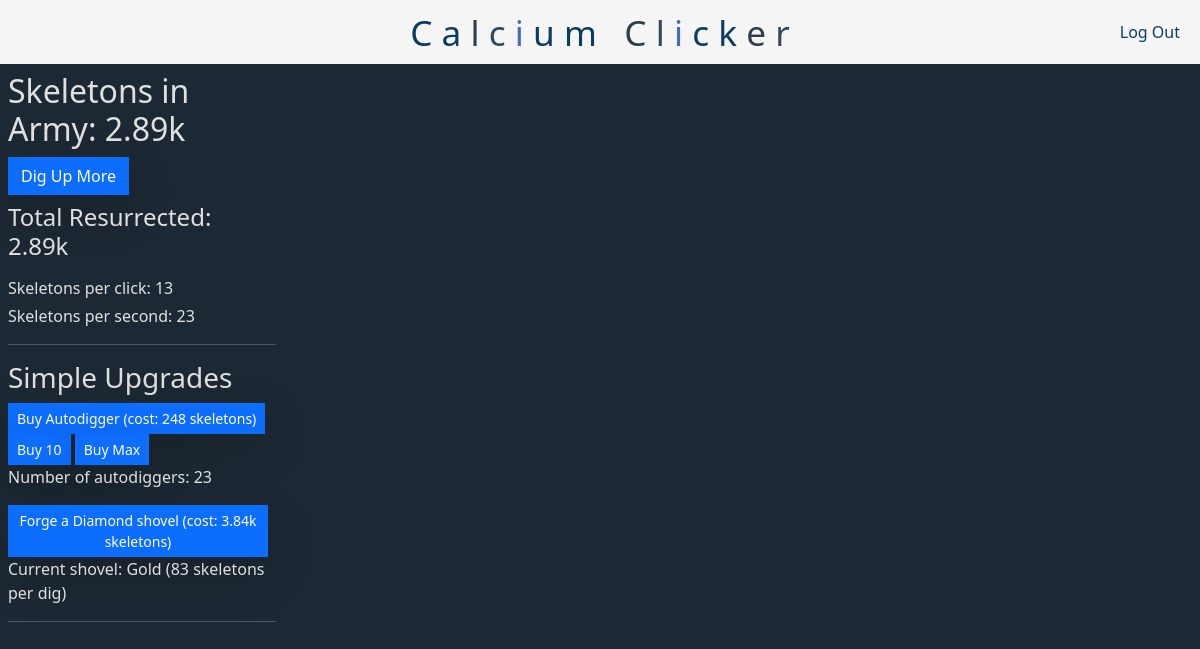
Page / (signed in) on the committed database.
### tables this page shows
CREATE TABLE users (
    id INTEGER PRIMARY KEY AUTOINCREMENT NOT NULL,
    username TEXT NOT NULL,
    hash TEXT NOT NULL,
    skeletonCount INTEGER NOT NULL DEFAULT 0,
    totalSkeletons INTEGER NOT NULL DEFAULT 0
);

CREATE TABLE simple_upgrades (
    id INTEGER PRIMARY KEY AUTOINCREMENT NOT NULL,
    user_id INTEGER NOT NULL,
    curShovel INTEGER NOT NULL DEFAULT 0,
    shovelCost INTEGER NOT NULL DEFAULT 100,
    numAutodiggers INTEGER NOT NULL DEFAULT 0,
    autodiggerCost INTEGER NOT NULL DEFAULT 10,
    FOREIGN KEY (user_id) REFERENCES users(id) ON DELETE CASCADE
);

### app.py (the view)
@app.route("/", methods=["GET"])
@login_required
def index():
    userData = db.execute("""
        SELECT users.skeletonCount, users.totalSkeletons,
               simple_upgrades.curShovel, simple_upgrades.shovelCost, simple_upgrades.numAutodiggers, simple_upgrades.autodiggerCost,
               stats.skeletonsPerClick, stats.skeletonsPerSecond
        FROM users
        JOIN simple_upgrades ON users.id = simple_upgrades.user_id
        JOIN stats ON users.id = stats.user_id
        WHERE users.id = ?
    """, session["user_id"])[0]
    skeletonCount = userData["skeletonCount"]
    totalSkeletons = userData["totalSkeletons"]
    curShovel = userData["curShovel"]
    shovelCost = userData["shovelCost"]
    numAutodiggers = userData["numAutodiggers"]
    autodiggerCost = userData["autodiggerCost"]
    skeletonsPerClick = userData["skeletonsPerClick"]
    skeletonsPerSecond = userData["skeletonsPerSecond"]
    return render_template("index.html",
                           skeletonCount=skeletonCount,
                           totalSkeletons=totalSkeletons,
                           curShovel=curShovel,
                           shovelCost=shovelCost,
                           numAutodiggers=numAutodiggers,
                           autodiggerCost=autodiggerCost,
                           skeletonsPerClick=skeletonsPerClick,
                           skeletonsPerSecond=skeletonsPerSecond,
                           shovels=shovels,
                           maxShovel=maxShovel)

### app.py (called while the page is built)
@app.after_request
def after_request(response):
    response.headers["Cache-Control"] = "no-cache, no-store, must-revalidate"
    response.headers["Expires"] = 0
    response.headers["Pragma"] = "no-cache"
    return response

### helpers.py (called while the page is built)
def login_required(f):
    @wraps(f)
    def decorated_function(*args, **kwargs):
        if session.get("user_id") is None:
            return redirect("/login")
        return f(*args, **kwargs)
    return decorated_function

def formatNumberSuffix(num):
    if num >= 1_000_000_000_000_000_000_000_000_000:
        return f"{num / 1_000_000_000_000_000_000_000_000_000:.2f}o"
    elif num >= 1_000_000_000_000_000_000_000_000:
        return f"{num / 1_000_000_000_000_000_000_000_000:.2f}S"
    elif num >= 1_000_000_000_000_000_000_000:
        return f"{num / 1_000_000_000_000_000_000_000:.2f}s"
    elif num >= 1_000_000_000_000_000_000:
        return f"{num / 1_000_000_000_000_000_000:.2f}Q"
    elif num >= 1_000_000_000_000_000:
        return f"{num / 1_000_000_000_000_000:.2f}q"
    elif num >= 1_000_000_000_000:
        return f"{num / 1_000_000_000_000:.2f}t"
    elif num >= 1_000_000_000:
        return f"{num / 1_000_000_000:.2f}b"
    elif num >= 1_000_000:
        return f"{num / 1_000_000:.2f}m"
    elif num >= 1_000:
        return f"{num / 1_000:.2f}k"
    else:
        return str(num)

def shovelSkeletonsPerClick(curShovel, baseValue=10, polyPower=1.5, exponentialKicker=1.02):
    return int(baseValue * ((curShovel + 1) ** polyPower) * (exponentialKicker ** ((curShovel + 1) ** 0.5)))

### templates/index.html (shortened to what this page needs)
{% extends "layout.html" %}
{% block main %}
    <div class="from-left-1st">
        <div class="m-2 from-top-1st">
            <h2>Skeletons in Army: <span id="skeleton-count">{{ skeletonCount | formatNumberSuffix }}</span></h2>
            <button class="btn btn-primary rounded-0 shadow-lg" onclick="digUpSkeletons()">Dig Up More</button>
            <h4 class="mt-2 mb-3">Total Resurrected: <span id="total-skeletons">{{ totalSkeletons | formatNumberSuffix }}</span></h4>
            {% if (totalSkeletons + (1.3 * skeletonsPerSecond)) > 9 %}
                <p class="mb-1">Skeletons per click: <span id="skeletons-per-click">{{ skeletonsPerClick | formatNumberSuffix }}</span></p>
                <p class="mb-1">Skeletons per second: <span id="skeletons-per-second">{{ skeletonsPerSecond | formatNumberSuffix }}</span></p>
            {% endif %}
        </div>
        <hr>
        {% if (totalSkeletons + (1.3 * skeletonsPerSecond)) > 9 %}
            <div class="m-2 from-top-2nd">
                <h3>Simple Upgrades</h3>
                <button class="btn btn-primary rounded-0 shadow-lg btn-sm" onclick="buyAutodigger()">Buy Autodigger (cost: <span id="autodigger-cost">{{ autodiggerCost | formatNumberSuffix }}</span> skeletons)</button>
                <button class="btn btn-primary rounded-0 shadow-lg btn-sm" onclick="buyTenAutodiggers()">Buy 10</button>
                <button class="btn btn-primary rounded-0 shadow-lg btn-sm" onclick="buyMaxAutodiggers()">Buy Max</button>
                <p>Number of autodiggers: <span id="num-autodiggers">{{ numAutodiggers }}</span></p>
                <button id="shovel-button" class="btn btn-primary rounded-0 shadow-lg btn-sm {% if curShovel == maxShovel %}btn-dark{% endif %}"
                onclick="buyShovel()"
                {% if curShovel == maxShovel %}disabled{% endif %}>
                    {% if curShovel < maxShovel %}
                        Forge a {{ shovels[curShovel + 1] }} shovel (cost: {{ shovelCost | formatNumberSuffix }} skeletons)
                    {% else %}
                        Your shovel is max level!
                    {% endif %}
                </button>
                {% if curShovel != 0 %}
                    <p id="shovel-description">Current shovel: {{ shovels[curShovel] }} ({{ curShovel | shovelSkeletonsPerClick | formatNumberSuffix }} skeletons per dig)</p>
                {% else %}
                    <p id="shovel-description">Current shovel: {{ shovels[curShovel] }} (1 skeleton per dig)</p>
                {% endif %}
            </div>
            <hr>
        {% endif %}
    </div>
{% endblock %}

### templates/layout.html (shortened to what this page needs)
<!DOCTYPE html>
<html lang="en">
    <head>
        <link href="https://cdn.jsdelivr.net/npm/bootstrap@5.3.3/dist/css/bootstrap.min.css" rel="stylesheet">
        <link href="/static/styles.css" rel="stylesheet">
    </head>
    <body>
        <nav class="navbar navbar-expand-md padding">
            <div class="container-fluid">
                <a class="navbar-brand navbar-major not-clickable">
                    <span class="deep-blue">C</span>
                    <span class="bright-blue">a</span>
                    <span class="charcoal-black">l</span>
                    <span class="slate-gray">c</span>
                    <span class="steel-blue">i</span>
                    <span class="deep-blue">u</span>
                    <span class="bright-blue">m</span>
                    <span class="charcoal-black">C</span>
                    <span class="slate-gray">l</span>
                    <span class="steel-blue">i</span>
                    <span class="deep-blue">c</span>
                    <span class="bright-blue">k</span>
                    <span class="charcoal-black">e</span>
                    <span class="slate-gray">r</span>
                </a>
                <div class="collapse navbar-collapse" id="navbar">
                    {% if session["user_id"] %}
                        <ul class="navbar-nav ms-auto mt-1 mb-1 navbar-minor">
                            <li class="nav-item"><a class="nav-link" href="/logout">Log Out</a></li>
                        </ul>
                    {% else %}
                        <ul class="navbar-nav ms-auto mt-1 mb-1">
                            <li class="nav-item"><a class="nav-link" href="/register">Register</a></li>
                            <li class="nav-item"><a class="nav-link" href="/login">Log In</a></li>
                        </ul>
                    {% endif %}
                </div>
            </div>
        </nav>
         <main class="{% if request.path != '/' %}container py-5 text-center{% endif %}">
            {% block main %}{% endblock %}
        </main>
    </body>
</html>

### static/styles.css (style rules this page uses)
nav { background-color: #f5f5f5; color: #1c2833; border: none; }
nav .navbar-brand { font-size: 2.2rem; }
nav .navbar-brand .deep-blue { color: #0a3d62; }
nav .navbar-brand .bright-blue { color: #0a3d62; }
nav .navbar-brand .charcoal-black { color: #2c3e50; }
nav .navbar-brand .slate-gray { color: #34495e; }
nav .navbar-brand .steel-blue { color: #4a69bd; }
.navbar-nav .nav-link { color: #0a3d62; font-weight: 500; }
.navbar { position: relative; width: 100% }
.navbar .navbar-major { position: absolute; top: 50%; left: 50%; transform: translate(-50%, -50%); }
.padding { padding-top: 0.5rem; padding-bottom: 0.5rem; }
.from-left-1st { width: 23%; position: relative; }
.from-left-1st hr { margin-left: 8px; }
body { background-color: #1c2833; color: #e0e0e0; user-select: none; }
.nav-item { user-select: none; }
p, span, h1, h2, h3, h4, h5, h6, .not-clickable { cursor: default; }

### rows in the picture
users: skeletonCount "2.89k", totalSkeletons "2.89k"
simple_upgrades: shovelCost "3.84k"

### other values in the picture
{{ skeletonsPerClick | formatNumberSuffix }} "13"
{{ skeletonsPerSecond | formatNumberSuffix }} "23"
{{ autodiggerCost | formatNumberSuffix }} "248"
{{ numAutodiggers }} "23"
{{ shovels[curShovel + 1] }} "Diamond"
{{ shovels[curShovel] }} "Gold"
{{ curShovel | shovelSkeletonsPerClick | formatNumberSuffix }} "83"
